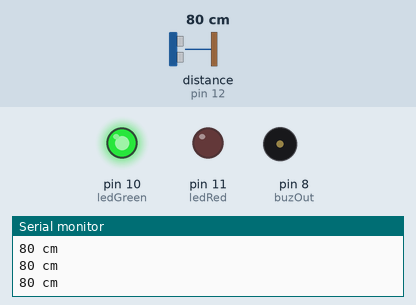
Recording of a sketch running on a simulated Arduino Uno, built with avr-gcc and run on an emulated ATmega328P. Shown: output pins drawn as LEDs (lit = HIGH), buzzer (waves = sounding), the last lines printed to the serial monitor. Wiring (inferred from the names in the program): ultrasonic range finder: trigger pin 13; echo pin 12. The inputs (shaded band) are chosen by the test bench; at power-on: distance to the obstacle (sensor on pin 12) 80 cm. The echo pulse lasts 58.3 µs per cm; pins used as bus, display or sensor lines are not drawn.

Above: at 1.2 s.
1.3 s: distance to the obstacle (sensor on pin 12) set to 17 cm
2.8 s: distance to the obstacle (sensor on pin 12) set to 13 cm
At 3.08 s:
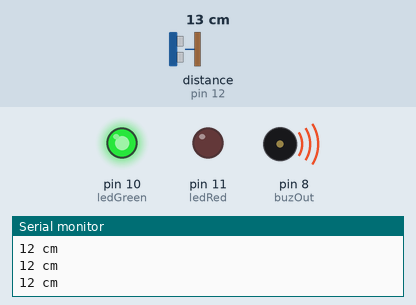
5.8 s: distance to the obstacle (sensor on pin 12) set to 10 cm
8.8 s: distance to the obstacle (sensor on pin 12) set to 7 cm
At 9.11 s:
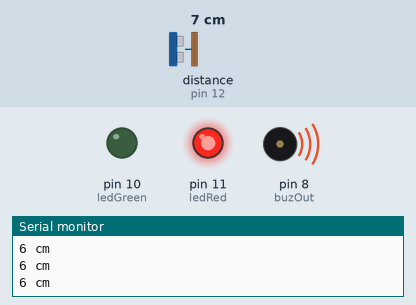
11.8 s: distance to the obstacle (sensor on pin 12) set to 9 cm
At 12.12 s:
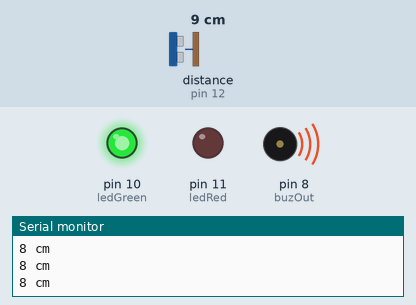
14.8 s: distance to the obstacle (sensor on pin 12) set to 2 cm
At 14.95 s:
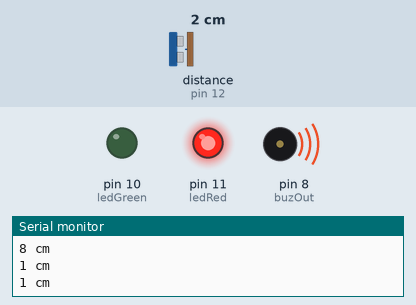
Timing chart, 0 to 18.8 s (numbered marks = the images above; inputs shaded):
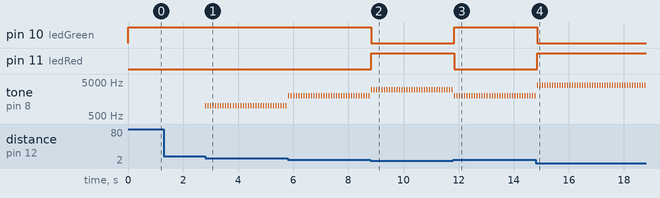

Measured:
- the behaviour switches between 16 and 15 cm on distance to the obstacle (sensor on pin 12) (found by bisection; images 0 and 1)
- the behaviour switches between 9 and 8 cm on distance to the obstacle (sensor on pin 12) (found by bisection; images 1 and 2)
- after the input at 2.8 s, tone on pin 8 (buzOut): alternates 1000 Hz for 0.02 s and silent for 0.07 s, starting at once
- after the input at 8.8 s, pin 10 (ledGreen): HIGH → LOW at once; pin 11 (ledRed): LOW → HIGH at once
- after the input at 11.8 s, pin 10 (ledGreen): LOW → HIGH at once; pin 11 (ledRed): HIGH → LOW at once
- after the input at 14.8 s, pin 10 (ledGreen): HIGH → LOW after 0.05 s; pin 11 (ledRed): LOW → HIGH after 0.05 s

The sketch:

distanceSensor.ino
```cpp
/*
 HC-SR04 Ping distance sensor]
 VCC to arduino 5v GND to arduino GND
 Echo to Arduino pin 13 Trig to Arduino pin 12
 Red POS to Arduino pin 11
 Green POS to Arduino pin 10
 560 ohm resistor to both LED NEG and GRD power rail
 More info at: http://goo.gl/kJ8Gl
 Original code improvements to the Ping sketch sourced from Trollmaker.com
 Some code and wiring inspired by http://en.wikiversity.org/wiki/User:Dstaub/robotcar
 */

#define trigPin 13
#define echoPin 12
#define ledRed 11
#define ledGreen 10
#define buzOut 8

void setup() {
  Serial.begin (9600);
  pinMode(trigPin, OUTPUT);
  pinMode(echoPin, INPUT);
  pinMode(ledRed, OUTPUT);
  pinMode(ledGreen, OUTPUT);
}

void loop() {
  long duration, distance;
  digitalWrite(trigPin, LOW);
  delayMicroseconds(2);
  digitalWrite(trigPin, HIGH);
  delayMicroseconds(10); // Added this line
  digitalWrite(trigPin, LOW);

  duration = pulseIn(echoPin, HIGH);
  distance = (duration/2) / 29.1;

  if (distance < 4) {  // This is where the LED On/Off happens
    digitalWrite(ledRed,HIGH);
    digitalWrite(ledGreen,LOW);
    tone(buzOut,4000,20);
  } else if (distance < 8) {
    digitalWrite(ledRed,HIGH);
    digitalWrite(ledGreen,LOW);
    tone(buzOut,3000,20);
  } else if (distance < 12) {
    digitalWrite(ledRed,LOW);
    digitalWrite(ledGreen,HIGH);
    tone(buzOut,2000,20);
  } else if (distance < 16) {
    digitalWrite(ledRed,LOW);
    digitalWrite(ledGreen,HIGH);
    tone(buzOut,1000,20);
}
  else {
    digitalWrite(ledRed,LOW);
    digitalWrite(ledGreen,HIGH);
    //tone(buzOut,distance,20);

  }
  if (distance >= 200 || distance <= 0){
    Serial.println("Out of range");
  }
  else {
    Serial.print(distance);
    Serial.println(" cm");
  }
  delay(90);
}
```
